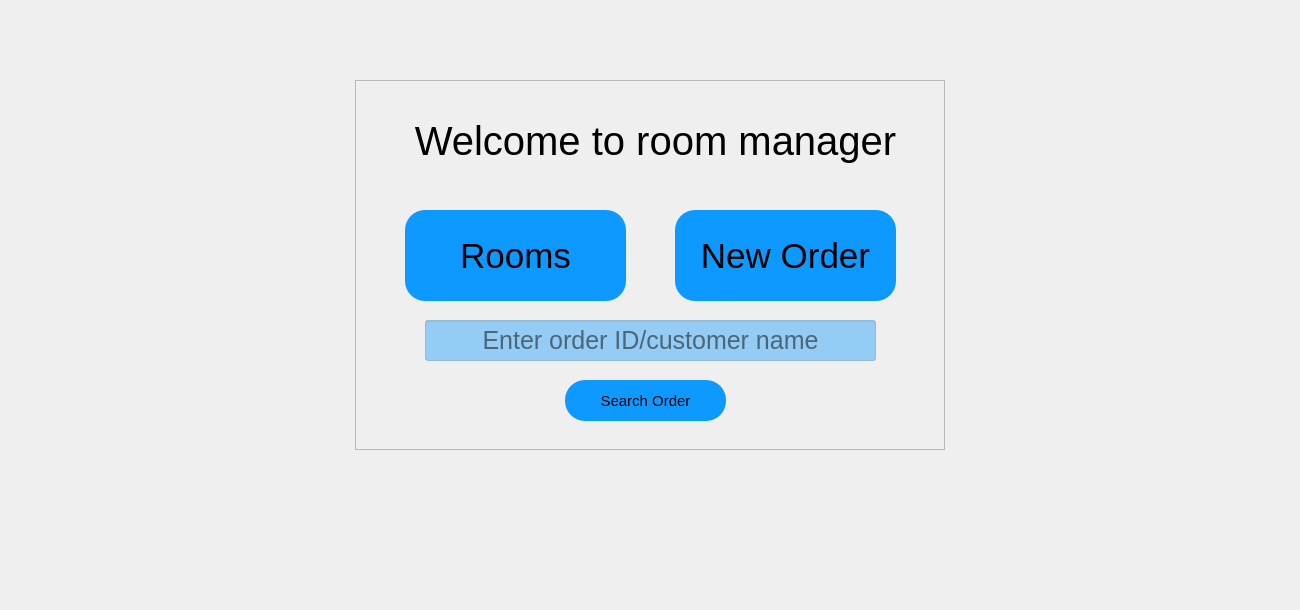
<?xml version="1.0" encoding="UTF-8"?>
<ui version="4.0">
 <class>Form</class>
 <widget class="QWidget" name="Form">
  <property name="geometry">
   <rect>
    <x>0</x>
    <y>0</y>
    <width>1300</width>
    <height>610</height>
   </rect>
  </property>
  <property name="windowTitle">
   <string>Form</string>
  </property>
  <property name="inputMethodHints">
   <set>Qt::ImhPreferNumbers</set>
  </property>
  <widget class="QFrame" name="center_frame">
   <property name="geometry">
    <rect>
     <x>355</x>
     <y>80</y>
     <width>590</width>
     <height>370</height>
    </rect>
   </property>
   <property name="styleSheet">
    <string notr="true">background-color: none;</string>
   </property>
   <property name="frameShape">
    <enum>QFrame::StyledPanel</enum>
   </property>
   <property name="frameShadow">
    <enum>QFrame::Raised</enum>
   </property>
   <widget class="QPushButton" name="search_order_button">
    <property name="geometry">
     <rect>
      <x>210</x>
      <y>300</y>
      <width>161</width>
      <height>41</height>
     </rect>
    </property>
    <property name="styleSheet">
     <string notr="true">background-color: rgb(13, 153, 255);
border-radius:20px;
font-size:15px;
</string>
    </property>
    <property name="text">
     <string>Search Order</string>
    </property>
   </widget>
   <widget class="QLineEdit" name="search_order_line_edit">
    <property name="geometry">
     <rect>
      <x>70</x>
      <y>240</y>
      <width>451</width>
      <height>41</height>
     </rect>
    </property>
    <property name="whatsThis">
     <string/>
    </property>
    <property name="accessibleDescription">
     <string/>
    </property>
    <property name="styleSheet">
     <string notr="true">font-size:25px;
background-color: rgba(13, 153, 255,0.4);</string>
    </property>
    <property name="inputMethodHints">
     <set>Qt::ImhNone</set>
    </property>
    <property name="inputMask">
     <string/>
    </property>
    <property name="text">
     <string/>
    </property>
    <property name="maxLength">
     <number>8</number>
    </property>
    <property name="alignment">
     <set>Qt::AlignCenter</set>
    </property>
    <property name="dragEnabled">
     <bool>false</bool>
    </property>
    <property name="placeholderText">
     <string>Enter order ID/customer name</string>
    </property>
    <property name="clearButtonEnabled">
     <bool>true</bool>
    </property>
   </widget>
   <widget class="QPushButton" name="rooms_button">
    <property name="geometry">
     <rect>
      <x>50</x>
      <y>130</y>
      <width>221</width>
      <height>91</height>
     </rect>
    </property>
    <property name="styleSheet">
     <string notr="true">background-color: rgb(13, 153, 255);
border-radius:20px;
font-size:35px;
</string>
    </property>
    <property name="text">
     <string>Rooms</string>
    </property>
   </widget>
   <widget class="QPushButton" name="new_order_button">
    <property name="geometry">
     <rect>
      <x>320</x>
      <y>130</y>
      <width>221</width>
      <height>91</height>
     </rect>
    </property>
    <property name="styleSheet">
     <string notr="true">background-color: rgb(13, 153, 255);
border-radius:20px;
font-size:35px;
</string>
    </property>
    <property name="text">
     <string>New Order</string>
    </property>
   </widget>
   <widget class="QLabel" name="title_label">
    <property name="geometry">
     <rect>
      <x>50</x>
      <y>20</y>
      <width>501</width>
      <height>81</height>
     </rect>
    </property>
    <property name="styleSheet">
     <string notr="true">font-size:40px;
</string>
    </property>
    <property name="text">
     <string>Welcome to room manager</string>
    </property>
    <property name="alignment">
     <set>Qt::AlignCenter</set>
    </property>
   </widget>
  </widget>
 </widget>
 <resources/>
 <connections/>
</ui>
